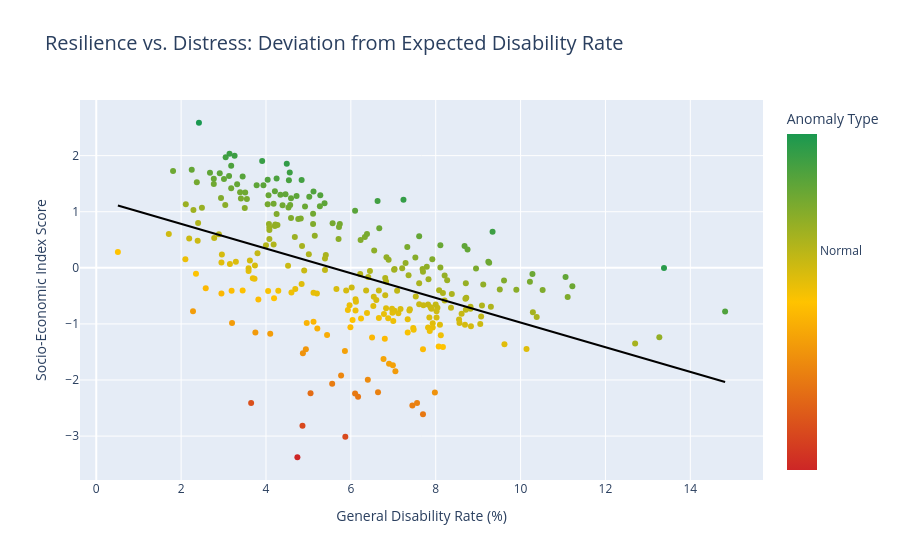

The notebook cell saved with this chart:
### Code cell
# @title General Disability Rate vs. Socio-Economic Index - Deviation from Expected Disability Rate (residuals)


df = data_master.copy()

cols = [
    'general_disability_rate',
    'socio_economic_index_score'
]

df[cols] = df[cols].apply(pd.to_numeric, errors='coerce')
df = df.dropna(subset=cols)
# 1. הכנת הנתונים לרגרסיה
X = df[['general_disability_rate']]
y = df['socio_economic_index_score']

model = LinearRegression().fit(X, y)

# 2. חישוב השאריות (Residuals)
# השארית היא המרחק בין המציאות לבין המודל
df['predicted_socio_economic_index'] = model.predict(X)
df['residual'] = df['socio_economic_index_score'] - df['predicted_socio_economic_index']

custom_colors = [
    [0.0, "#cd2626"],  # ירוק עמוק (Resilient)
    [0.5, "#FFC300"],  # צהוב-זהב (Normal)
    [1.0, "#1a9850"]   # אדום (Distress)
]
# 3. יצירת הגרף המשודרג
fig = px.scatter(
    df,
    x='general_disability_rate',
    y='socio_economic_index_score',
    hover_name='settlement_name',
    hover_data={
        'residual': ':.2f',
        'socio_economic_index_cluster': True,
        'general_disability_rate': False, # מסתירים כי זה כבר בציר
        'socio_economic_index_score': False  # מסתירים כי זה כבר בציר
    },
 #   size='total_population',
 #   size_max=40,

    # --- צביעה לפי חריגות ---
    color='residual',
    color_continuous_scale=custom_colors,

    # הוספת קו המגמה השחור
    trendline='ols',
    trendline_color_override='black',

    title='Resilience vs. Distress: Deviation from Expected Disability Rate',
    labels={
        'general_disability_rate': 'General Disability Rate (%)',
        'socio_economic_index_score': 'Socio-Economic Index Score',
        'residual': 'Deviation (Severity)'
    }
)

# 4. עיצוב סופי
fig.update_layout(
    title_font_size=20,
    coloraxis_colorbar=dict(
        title="Anomaly Type",
        tickvals=[-4, 0, 4],
        ticktext=["Resilient\n(Better than expected)", "Normal", "Distress\n(Worse than expected)"]
    )
)

fig.show()

print('---Settlements that "break the rules"---')
print("Settlements that manage to maintain below-average disability rates despite BAD Socio-Economic Index:")
df[['settlement_name', 'socio_economic_index_cluster', 'residual', 'total_population']].sort_values(by = 'residual').head(10)

### Figure 1 — Plotly figure (JSON) as saved in the notebook; plotly's stock layout.template omitted (floating-point values rounded to 4 significant figures; data arrays with more than 128 entries replaced by an {"elided": "..."} marker saying what was removed)
{"data": [{"customdata": {"elided": "278x2 float values"}, "hovertemplate": "<b>%{hovertext}</b><br><br>Deviation (Severity)=%{marker.color:.2f}<br>socio_economic_index_cluster=%{customdata[1]}<extra></extra>", "hovertext": {"elided": "278 str values"}, "legendgroup": "", "marker": {"color": {"elided": "278 float values"}, "coloraxis": "coloraxis", "symbol": "circle"}, "mode": "markers", "name": "", "orientation": "v", "showlegend": false, "type": "scatter", "x": {"elided": "278 float values"}, "xaxis": "x", "y": {"elided": "278 float values"}, "yaxis": "y"}, {"hovertemplate": "<b>OLS trendline</b><br>socio_economic_index_score = -0.21993 * general_disability_rate + 1.22385<br>R<sup>2</sup>=0.234175<br><br><extra></extra>", "legendgroup": "", "line": {"color": "black"}, "marker": {"symbol": "circle"}, "mode": "lines", "name": "", "showlegend": false, "type": "scatter", "x": {"elided": "278 float values"}, "xaxis": "x", "y": {"elided": "278 float values"}, "yaxis": "y"}], "layout": {"coloraxis": {"colorbar": {"ticktext": ["Resilient\n(Better than expected)", "Normal", "Distress\n(Worse than expected)"], "tickvals": [-4, 0, 4], "title": {"text": "Anomaly Type"}}, "colorscale": [[0, "#cd2626"], [0.5, "#FFC300"], [1, "#1a9850"]]}, "legend": {"tracegroupgap": 0}, "title": {"font": {"size": 20}, "text": "Resilience vs. Distress: Deviation from Expected Disability Rate"}, "xaxis": {"anchor": "y", "domain": [0, 1], "title": {"text": "General Disability Rate (%)"}}, "yaxis": {"anchor": "x", "domain": [0, 1], "title": {"text": "Socio-Economic Index Score"}}}}
